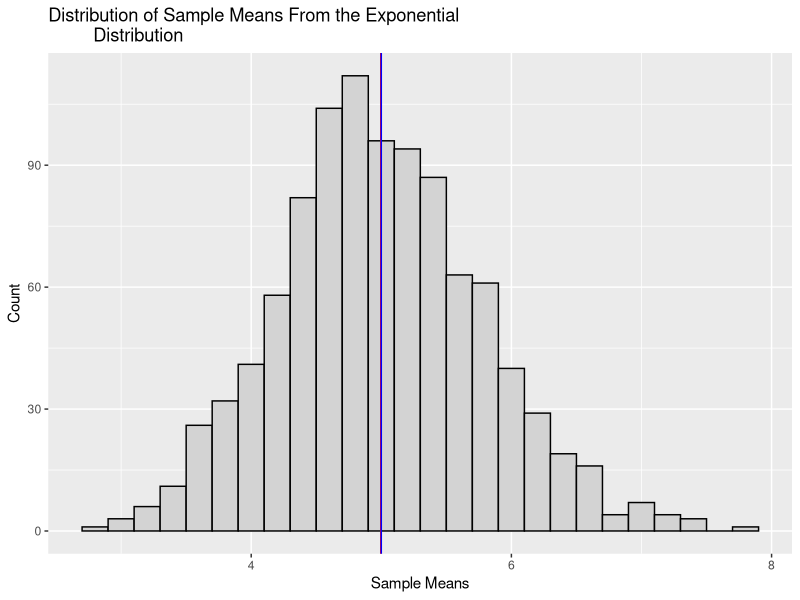
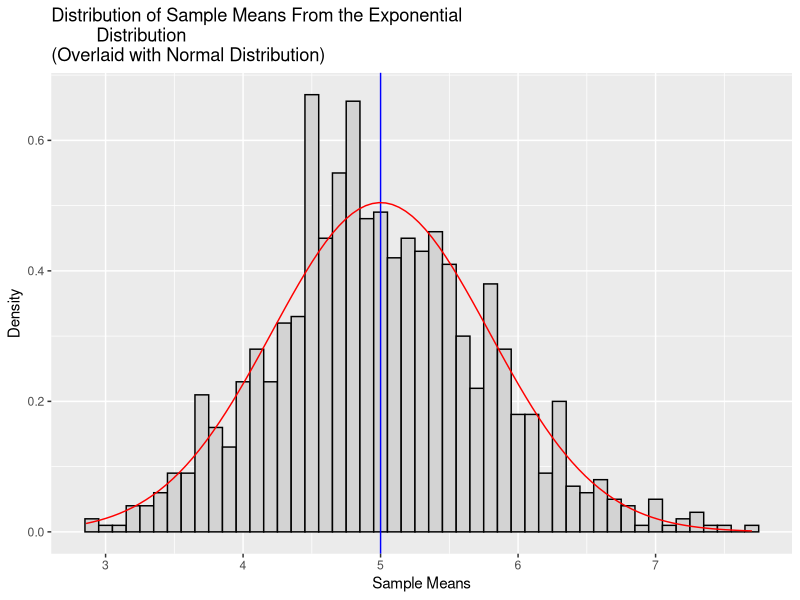

These charts were generated, in order, by the following R code:
## ---- chunk 1
# Load stats library
library(stats)
# Set n to 40, number of sims to 1,000 and lambda to 0.2 as directed
n <- 40
sims <- 1000
lambda <- 0.2
# Set seed to make this reproducible
set.seed(1981)
# We will generate 40,000 random values from the exponential distribution 
# using rexp. These go into a 1000 x 40 matrix: each of the 1,000 rows is one 
# sample with size 40.
data <- matrix(rexp(n = n * sims, rate = lambda), sims)
# Calculate the means for each of these samples
samp.mean <- apply(data, 1, mean)
# Show histogram of the distribution, with vertical lines at the sample mean
# and the theoretical mean
library(ggplot2)
xbar <- mean(samp.mean)
mu <- 1 / lambda
ggplot(data = data.frame(Means = samp.mean), aes(x = Means)) +
    geom_histogram(colour = "black", fill = "lightgrey", binwidth = 0.2) +
    geom_vline(xintercept = xbar, colour = "red") +
    geom_vline(xintercept = mu, colour = "blue") +
    labs(title = "Distribution of Sample Means From the Exponential 
         Distribution",
         x = "Sample Means",
         y = "Count")
## ---- chunk 2
# Assign the variance and standard deviation of the sample to variables
samp.var <- (1/n) * (1/lambda^2)
samp.sd <- sqrt(samp.var)
# Plot the distribution of the sample means with mean and normal curve 
# overlaid
ggplot(data = data.frame(Means = samp.mean), aes(x = Means)) +
    geom_histogram(colour = "black", 
                   fill = "lightgrey", 
                   binwidth = 0.1,
                   aes(y = ..density..)) +
    geom_vline(xintercept = mu, colour = "blue") +
    stat_function(fun = dnorm, 
                  color = "red",
                  args = list(mean = mu,
                              sd = samp.sd)) +
    labs(title = "Distribution of Sample Means From the Exponential 
         Distribution \n(Overlaid with Normal Distribution)",
         x = "Sample Means",
         y = "Density")
